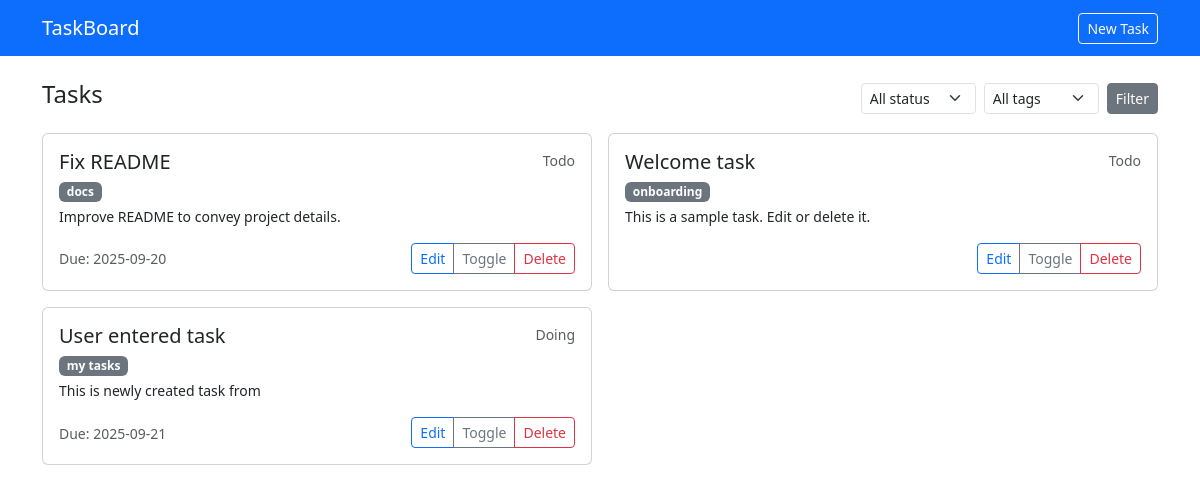
Before: / with the older database file.
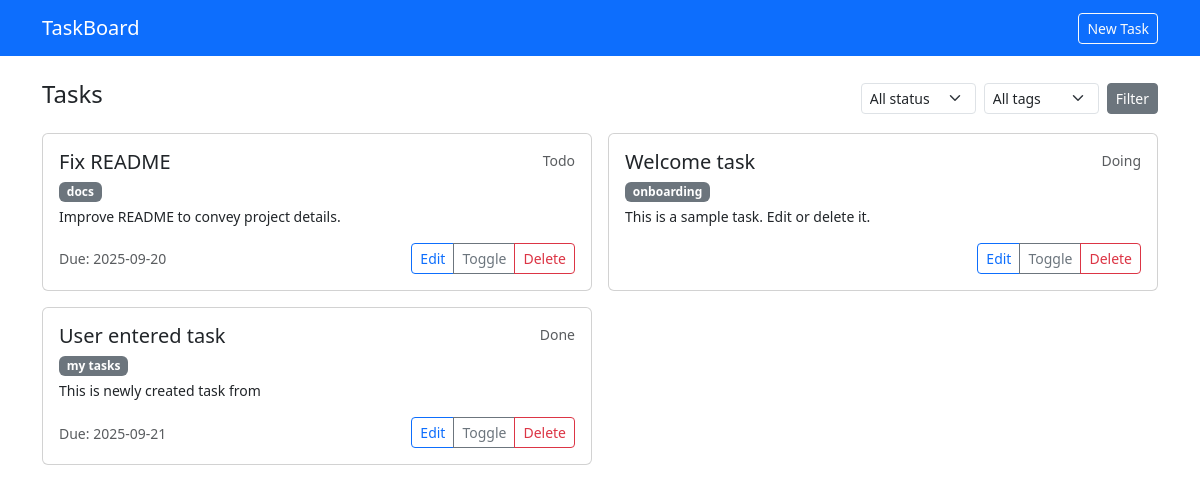
After: the same page with the newer database file.
### tables this page shows
CREATE TABLE tasks (
    id INTEGER PRIMARY KEY AUTOINCREMENT,
    title TEXT NOT NULL,
    description TEXT,
    tag TEXT,
    due_date TEXT,       -- ISO date string (YYYY-MM-DD) or NULL
    status TEXT NOT NULL DEFAULT 'todo', -- one of 'todo', 'doing', 'done'
    created_at TEXT NOT NULL DEFAULT (datetime('now'))
);

### app.py (the view)
@app.route("/")
def index():
    db = get_db()
    status = request.args.get("status") or None
    tag = request.args.get("tag") or None
    tasks = Task.get_all(db, status=status, tag=tag)
    tags = Task.get_all_tags(db)
    return render_template(
        "index.html",
        tasks=tasks,
        tags=tags,
        selected_status=status,
        selected_tag=tag,
    )

### db.py (called while the page is built)
def get_db():
    if "db" not in g:
        conn = sqlite3.connect(DB_PATH.as_posix(), detect_types=sqlite3.PARSE_DECLTYPES)
        conn.row_factory = sqlite3.Row
        g.db = conn
    return g.db

### models.py (called while the page is built)
    @staticmethod
    def row_to_dict(row: sqlite3.Row) -> Optional[Dict[str, Any]]:
        if not row:
            return None
        return {k: row[k] for k in row.keys()}

    @staticmethod
    def get_all(db: sqlite3.Connection, status: Optional[str] = None, tag: Optional[str] = None) -> List[Dict[str, Any]]:
        sql = "SELECT * FROM tasks"
        params = []
        where = []
        if status:
            where.append("status = ?")
            params.append(status)
        if tag:
            where.append("tag = ?")
            params.append(tag)
        if where:
            sql += " WHERE " + " AND ".join(where)
        sql += " ORDER BY CASE status WHEN 'todo' THEN 0 WHEN 'doing' THEN 1 ELSE 2 END, due_date IS NULL, due_date"
        cur = db.execute(sql, params)
        rows = cur.fetchall()
        return [Task.row_to_dict(r) for r in rows]

    @staticmethod
    def get_all_tags(db: sqlite3.Connection) -> List[str]:
        cur = db.execute("SELECT DISTINCT tag FROM tasks WHERE tag IS NOT NULL")
        rows = cur.fetchall()
        return [r[0] for r in rows if r[0]]

### templates/index.html (shortened to what this page needs)
{% extends 'base.html' %}
{% block content %}
  <div class="d-flex justify-content-between align-items-center mb-3">
    <h1 class="h4">Tasks</h1>
    <div>
      <form class="d-flex" method="get" action="{{ url_for('index') }}">
        <select name="status" class="form-select form-select-sm me-2">
          <option value="">All status</option>
        </select>
        <select name="tag" class="form-select form-select-sm me-2">
          <option value="">All tags</option>
        </select>
        <button class="btn btn-sm btn-secondary">Filter</button>
      </form>
    </div>
  </div>
  {% if tasks %}
    <div class="row row-cols-1 row-cols-md-2 g-3">
      {% for task in tasks %}
        <div class="col">
          <div class="card h-100 task-card">
            <div class="card-body d-flex flex-column">
              <div class="d-flex justify-content-between">
                <h5 class="card-title mb-1">{{ task.title }}</h5>
                <small class="text-muted">{{ task.status }}</small>
              </div>
              {% if task.tag %}
                <p class="mb-1"><span class="badge bg-secondary">{{ task.tag }}</span></p>
              {% endif %}
              <p class="card-text small text-truncate">{{ task.description }}</p>
              <div class="mt-auto d-flex justify-content-between align-items-center">
                <div>
                  {% if task.due_date %}
                    <small class="text-muted">Due: {{ task.due_date }}</small>
                  {% endif %}
                </div>
                <div class="btn-group btn-group-sm" role="group">
                  <a class="btn btn-outline-primary" href="{{ url_for('edit_task', task_id=task.id) }}">Edit</a>
                  <a class="btn btn-outline-secondary" href="{{ url_for('toggle_task', task_id=task.id) }}">Toggle</a>
                  <a class="btn btn-outline-danger" href="{{ url_for('delete_task', task_id=task.id) }}">Delete</a>
                </div>
              </div>
            </div>
          </div>
        </div>
      {% endfor %}
    </div>
  {% else %}
    <p>No tasks yet. <a href="{{ url_for('create_task') }}">Create one</a>.</p>
  {% endif %}
{% endblock %}

### templates/base.html (shortened to what this page needs)
<!doctype html>
<html lang="en">
  <head>
    <link href="https://cdn.jsdelivr.net/npm/bootstrap@5.3.2/dist/css/bootstrap.min.css" rel="stylesheet">
    <link rel="stylesheet" href="{{ url_for('static', filename='style.css') }}">
  </head>
  <body>
    <nav class="navbar navbar-expand-lg navbar-dark bg-primary mb-4">
      <div class="container">
        <a class="navbar-brand" href="{{ url_for('index') }}">TaskBoard</a>
        <div class="ms-auto">
          <a class="btn btn-outline-light btn-sm" href="{{ url_for('create_task') }}">New Task</a>
        </div>
      </div>
    </nav>
    <div class="container">
      {% block content %}{% endblock %}
    </div>
  </body>
</html>

### static/style.css (style rules this page uses)
body { padding-bottom: 40px; }
.task-card { min-height: 150px; }
.card-text.text-truncate { max-height: 3.6em; overflow: hidden; }
.card .text-muted { text-transform: capitalize; }

Changed rows visible on the page:
changed tasks "Welcome task": status "Todo" → "Doing"
changed tasks "User entered task": status "Doing" → "Done"
